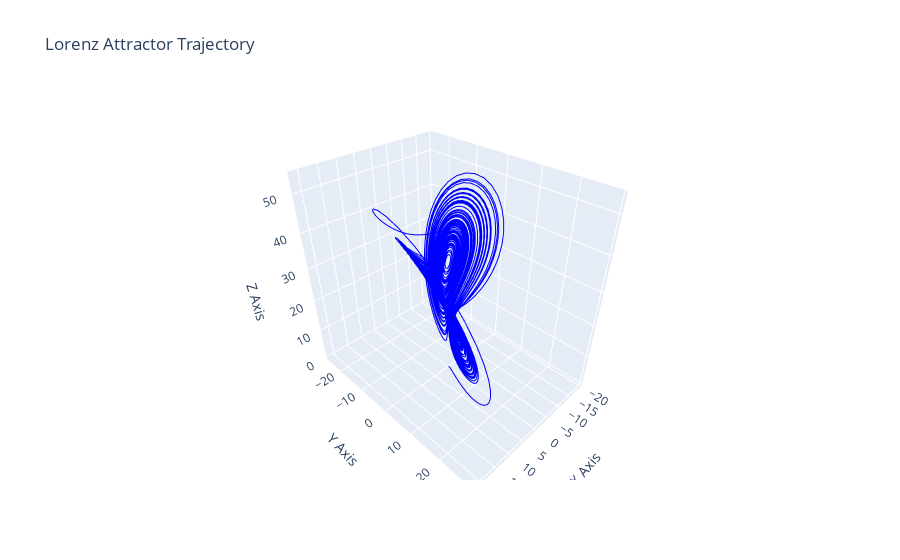

Notebook source saved alongside this figure:
### Code cell
import plotly.graph_objects as go

fig = go.Figure(data=[go.Scatter3d(
    x=attractor_samp[:,0].numpy(), y=attractor_samp[:,1].numpy(), z=attractor_samp[:,2].numpy(),
    mode='lines',
    line=dict(color='blue', width=2)
)])

fig.update_layout(
    title='Lorenz Attractor Trajectory',
    scene=dict(
        xaxis_title='X Axis',
        yaxis_title='Y Axis',
        zaxis_title='Z Axis'
    )
)

fig.show()

### Figure 1 — Plotly figure (JSON) as saved in the notebook; plotly's stock layout.template omitted (floating-point values rounded to 4 significant figures; data arrays with more than 128 entries replaced by an {"elided": "..."} marker saying what was removed)
{"data": [{"line": {"color": "blue", "width": 2}, "mode": "lines", "type": "scatter3d", "x": {"elided": "10000 float values"}, "y": {"elided": "10000 float values"}, "z": {"elided": "10000 float values"}}], "layout": {"scene": {"xaxis": {"title": {"text": "X Axis"}}, "yaxis": {"title": {"text": "Y Axis"}}, "zaxis": {"title": {"text": "Z Axis"}}}, "title": {"text": "Lorenz Attractor Trajectory"}}}
